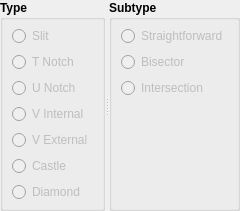
              <widget class="QSplitter" name="splitter">
               <property name="orientation">
                <enum>Qt::Horizontal</enum>
               </property>
               <widget class="QGroupBox" name="notchType_GroupBox">
                <property name="enabled">
                 <bool>true</bool>
                </property>
                <property name="minimumSize">
                 <size>
                  <width>0</width>
                  <height>0</height>
                 </size>
                </property>
                <property name="maximumSize">
                 <size>
                  <width>16777215</width>
                  <height>16777215</height>
                 </size>
                </property>
                <property name="font">
                 <font>
                  <pointsize>9</pointsize>
                  <bold>true</bold>
                 </font>
                </property>
                <property name="title">
                 <string>Type</string>
                </property>
                <layout class="QVBoxLayout" name="verticalLayout_11">
                 <property name="topMargin">
                  <number>6</number>
                 </property>
                 <property name="bottomMargin">
                  <number>6</number>
                 </property>
                 <item>
                  <widget class="QRadioButton" name="slitNotch_RadioButton">
                   <property name="enabled">
                    <bool>false</bool>
                   </property>
                   <property name="font">
                    <font>
                     <pointsize>9</pointsize>
                     <bold>false</bold>
                    </font>
                   </property>
                   <property name="text">
                    <string>Slit</string>
                   </property>
                   <property name="icon">
                    <iconset resource="../../../../vmisc/share/resources/icon.qrc">
                     <normaloff>:/icon/24x24/slit_notch.png</normaloff>:/icon/24x24/slit_notch.png</iconset>
                   </property>
                   <attribute name="buttonGroup">
                    <string notr="true">notchType_ButtonGroup</string>
                   </attribute>
                  </widget>
                 </item>
                 <item>
                  <widget class="QRadioButton" name="tNotch_RadioButton">
                   <property name="enabled">
                    <bool>false</bool>
                   </property>
                   <property name="font">
                    <font>
                     <pointsize>9</pointsize>
                     <bold>false</bold>
                    </font>
                   </property>
                   <property name="text">
                    <string>T Notch</string>
                   </property>
                   <property name="icon">
                    <iconset resource="../../../../vmisc/share/resources/icon.qrc">
                     <normaloff>:/icon/24x24/t_notch.png</normaloff>:/icon/24x24/t_notch.png</iconset>
                   </property>
                   <attribute name="buttonGroup">
                    <string notr="true">notchType_ButtonGroup</string>
                   </attribute>
                  </widget>
                 </item>
                 <item>
                  <widget class="QRadioButton" name="uNotch_RadioButton">
                   <property name="enabled">
                    <bool>false</bool>
                   </property>
                   <property name="font">
                    <font>
                     <pointsize>9</pointsize>
                     <bold>false</bold>
                    </font>
                   </property>
                   <property name="text">
                    <string>U Notch</string>
                   </property>
                   <property name="icon">
                    <iconset resource="../../../../vmisc/share/resources/icon.qrc">
                     <normaloff>:/icon/24x24/u_notch.png</normaloff>:/icon/24x24/u_notch.png</iconset>
                   </property>
                   <attribute name="buttonGroup">
                    <string notr="true">notchType_ButtonGroup</string>
                   </attribute>
                  </widget>
                 </item>
                 <item>
                  <widget class="QRadioButton" name="vInternalNotch_RadioButton">
                   <property name="enabled">
                    <bool>false</bool>
                   </property>
                   <property name="font">
                    <font>
                     <pointsize>9</pointsize>
                     <bold>false</bold>
                    </font>
                   </property>
                   <property name="text">
                    <string>V Internal </string>
                   </property>
                   <property name="icon">
                    <iconset resource="../../../../vmisc/share/resources/icon.qrc">
                     <normaloff>:/icon/24x24/internal_v_notch.png</normaloff>:/icon/24x24/internal_v_notch.png</iconset>
                   </property>
                   <attribute name="buttonGroup">
                    <string notr="true">notchType_ButtonGroup</string>
                   </attribute>
                  </widget>
                 </item>
                 <item>
                  <widget class="QRadioButton" name="vExternalNotch_RadioButton">
                   <property name="enabled">
                    <bool>false</bool>
                   </property>
                   <property name="font">
                    <font>
                     <pointsize>9</pointsize>
                     <bold>false</bold>
                    </font>
                   </property>
                   <property name="text">
                    <string>V External</string>
                   </property>
                   <property name="icon">
                    <iconset resource="../../../../vmisc/share/resources/icon.qrc">
                     <normaloff>:/icon/24x24/external_v_notch.png</normaloff>:/icon/24x24/external_v_notch.png</iconset>
                   </property>
                   <attribute name="buttonGroup">
                    <string notr="true">notchType_ButtonGroup</string>
                   </attribute>
                  </widget>
                 </item>
                 <item>
                  <widget class="QRadioButton" name="castleNotch_RadioButton">
                   <property name="enabled">
                    <bool>false</bool>
                   </property>
                   <property name="font">
                    <font>
                     <pointsize>9</pointsize>
                     <bold>false</bold>
                    </font>
                   </property>
                   <property name="text">
                    <string>Castle</string>
                   </property>
                   <property name="icon">
                    <iconset resource="../../../../vmisc/share/resources/icon.qrc">
                     <normaloff>:/icon/24x24/castle_notch.png</normaloff>:/icon/24x24/castle_notch.png</iconset>
                   </property>
                   <attribute name="buttonGroup">
                    <string notr="true">notchType_ButtonGroup</string>
                   </attribute>
                  </widget>
                 </item>
                 <item>
                  <widget class="QRadioButton" name="diamondNotch_RadioButton">
                   <property name="enabled">
                    <bool>false</bool>
                   </property>
                   <property name="font">
                    <font>
                     <pointsize>9</pointsize>
                     <bold>false</bold>
                    </font>
                   </property>
                   <property name="text">
                    <string>Diamond</string>
                   </property>
                   <property name="icon">
                    <iconset resource="../../../../vmisc/share/resources/icon.qrc">
                     <normaloff>:/icon/24x24/diamond_notch.png</normaloff>:/icon/24x24/diamond_notch.png</iconset>
                   </property>
                   <attribute name="buttonGroup">
                    <string notr="true">notchType_ButtonGroup</string>
                   </attribute>
                  </widget>
                 </item>
                </layout>
               </widget>
               <widget class="QGroupBox" name="notchSubType_GroupBox">
                <property name="maximumSize">
                 <size>
                  <width>16777215</width>
                  <height>16777215</height>
                 </size>
                </property>
                <property name="font">
                 <font>
                  <pointsize>9</pointsize>
                  <bold>true</bold>
                 </font>
                </property>
                <property name="title">
                 <string>Subtype</string>
                </property>
                <layout class="QVBoxLayout" name="verticalLayout_12">
                 <property name="topMargin">
                  <number>6</number>
                 </property>
                 <property name="bottomMargin">
                  <number>110</number>
                 </property>
                 <item>
                  <widget class="QRadioButton" name="straightforward_RadioButton">
                   <property name="enabled">
                    <bool>false</bool>
                   </property>
                   <property name="font">
                    <font>
                     <pointsize>9</pointsize>
                     <bold>false</bold>
                    </font>
                   </property>
                   <property name="text">
                    <string>Straightforward</string>
                   </property>
                   <attribute name="buttonGroup">
                    <string notr="true">notchSubType_ButtonGroup</string>
                   </attribute>
                  </widget>
                 </item>
                 <item>
                  <widget class="QRadioButton" name="bisector_RadioButton">
                   <property name="enabled">
                    <bool>false</bool>
                   </property>
                   <property name="font">
                    <font>
                     <pointsize>9</pointsize>
                     <bold>false</bold>
                    </font>
                   </property>
                   <property name="text">
                    <string>Bisector</string>
                   </property>
                   <attribute name="buttonGroup">
                    <string notr="true">notchSubType_ButtonGroup</string>
                   </attribute>
                  </widget>
                 </item>
                 <item>
                  <widget class="QRadioButton" name="intersection_RadioButton">
                   <property name="enabled">
                    <bool>false</bool>
                   </property>
                   <property name="font">
                    <font>
                     <pointsize>9</pointsize>
                     <bold>false</bold>
                    </font>
                   </property>
                   <property name="toolTip">
                    <string>Select to designate a corner point as a notch</string>
                   </property>
                   <property name="text">
                    <string>Intersection</string>
                   </property>
                   <attribute name="buttonGroup">
                    <string notr="true">notchSubType_ButtonGroup</string>
                   </attribute>
                  </widget>
                 </item>
                </layout>
               </widget>
              </widget>
